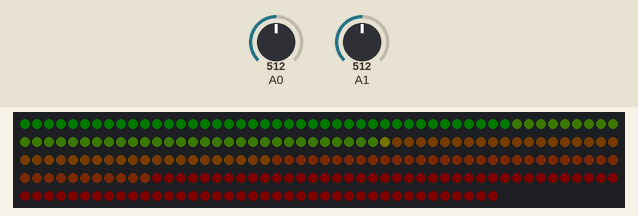
This sketch was run on a simulated Arduino Uno, built with avr-gcc and run on an emulated ATmega328P. Shown: 240 RGB LEDs in strip order, left to right, continuing on the next row. The test bench sets the inputs (shaded band); at power-on: A0 = 512, A1 = 512. Dim RGB values are drawn brighter than linear.

Above: at 1.1 s.
At 6.3 s:
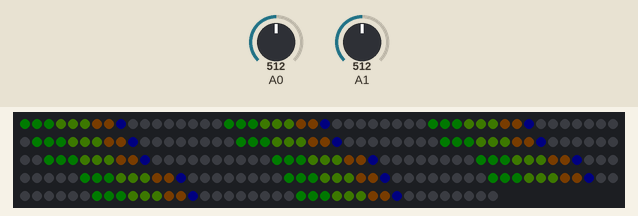
6.4 s: A0 set to 585
8.8 s: A0 set to 609
11.8 s: A1 set to 716
At 12.7 s:
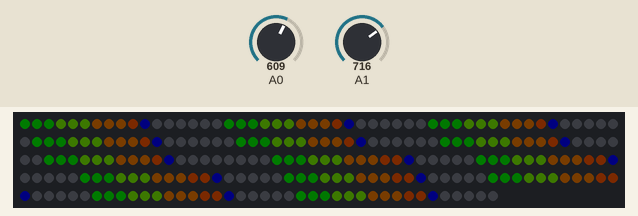
13.3 s: A1 set to 900
15.9 s: A0 set to 511
At 17.3 s:
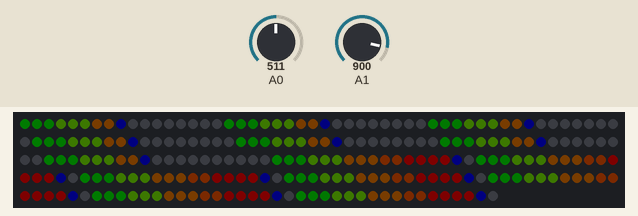
18.2 s: A1 set to 617
At 20.2 s:
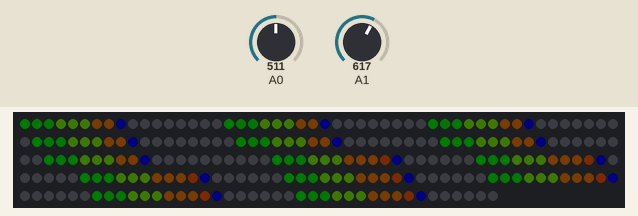
20.5 s: A1 set to 586
Timing chart, 0 to 23.1 s (numbered marks = the images above; inputs shaded):
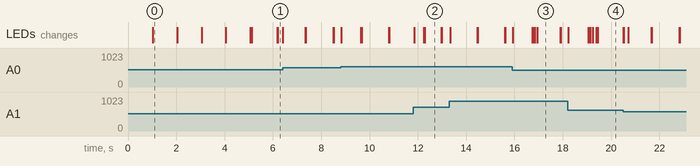

The sketch:

Spectrum_Analyser_MSGEQ7_LED.ino
```cpp
//  ===========================================================================
//  Arduino Stereo Audio Spectrum Analyser using MSGEQ7 and LED strip.
//  ===========================================================================
/*
    Copyright 2017 Darren Faulke <darren@alidaf.co.uk>

    This program is free software; you can redistribute it and/or modify
    it under the terms of the GNU General Public License as published by
    the Free Software Foundation, either version 2 of the License, or
    (at your option) any later version.

    This program is distributed in the hope that it will be useful,
    but WITHOUT ANY WARRANTY; without even the implied warranty of
    MERCHANTABILITY or FITNESS FOR A PARTICULAR PURPOSE.  See the
    GNU General Public License for more details.

    You should have received a copy of the GNU General Public License
    along with this program. If not, see <http://www.gnu.org/licenses/>.
*/
//  ===========================================================================
/*
    This project requires an MSGEQ7 IC for each audio channel.
    See Circuit.txt for an example circuit.
*/
//  ===========================================================================

//  ===========================================================================
//  Defines.
//  ===========================================================================

//  Debug output --------------------------------------------------------------
/*
    This setting toggles some debugging output via the serial port.
*/
#define DEBUG        0 // Print debug info to serial console.
#define MSGEQ7_PRINT 0 // Print MSGEQ7 data to serial console.

//  MSGEQ7 --------------------------------------------------------------------

// Note pins 0-7 are on PORTD while pins 8-13 are on PORTB.
#define MSGEQ7_STROBE   6 // Arduino digital pin for MSGEQ7 strobe.
#define MSGEQ7_RESET    7 // Arduino digital pin for MSGEQ7 reset.

#define MSGEQ7_BINS     7 // Number of frequency bands.
#define MSGEQ7_CHANNELS 2 // Number of audio channels (1 MSGEQ7 for each).
#define MSGEQ7_MAX   1023 // Max value for MSGEQ7 output (5V).

//  LED strip -----------------------------------------------------------------

// Note pins 0-7 are on PORTD while pins 8-13 are on PORTB.
#define LED_DATA        10 // Data pin for WS2812 LED strip.
#define LED_COLOUR     GRB // Colour order for LED strip.

#define LED_BRIGHT       5 // Initial LED brightness.
#define LED_REFRESH   5000 // Initial refresh time for LEDs (us).
#define LED_SCALE        1 // Scale factor for MSGEQ7 output.
#define LED_GAP          2 // Number of LEDS skipped between channels.
#define LED_COUNT       17 // Number of LEDS representing each band.
#define LED_HOLD        30 // Number of cycles to sustain peak values.
#define LED_DECAY        2 // Number of cycles before dropping peak level.
#define LED_DEVICE WS2812B // FastLED device name.
#define LED_NUM MSGEQ7_CHANNELS * MSGEQ7_BINS * LED_COUNT + LED_GAP

//  Colours -------------------------------------------------------------------
/*
#define RED   0xff0000
#define GREEN 0x00ff00
#define BLUE  0x0000ff
#define AMBER 0xfeff00
#define GREY1 0xf0f0f0
#define GREY2 0x0f0f0f
#define BLACK 0x000000
*/
#define COLOUR_BASE CRGB::Green // Base level colour.
#define COLOUR_PEAK CRGB::Red   // Peak level colour.
#define COLOUR_HOLD CRGB::Blue  // Peak hold colour.
#define COLOUR_VOID CRGB::Black // Void colour.

//  ADC -----------------------------------------------------------------------

#define ADC_CHANNELS 6 // Maximum number of ADC channels.

//  Bit tweaking macros --------------------------------------------------------

#define bitset( reg, bit ) ( reg |= ( 1 << bit ))   // Set register bit
#define bitclr( reg, bit ) ( reg &= ~( 1 << bit ))  // Clear register bit.
#define bittst( reg, bit ) ( reg & ( 1 << bit ))    // Test register bit.

//  ===========================================================================
//  Includes.
//  ===========================================================================

#include <Arduino.h>
#include <FastLED.h>

//  ===========================================================================
//  Global variables.
//  ===========================================================================

volatile uint16_t MSGEQ7_data[MSGEQ7_CHANNELS][MSGEQ7_BINS];

volatile uint8_t LED_mean_level[MSGEQ7_CHANNELS][MSGEQ7_BINS];
volatile uint8_t LED_peak_level[MSGEQ7_CHANNELS][MSGEQ7_BINS];
volatile uint8_t LED_peak_count[MSGEQ7_CHANNELS][MSGEQ7_BINS];
volatile uint8_t LED_hold_count[MSGEQ7_CHANNELS][MSGEQ7_BINS];

// ADC assignments.
const byte admux[ADC_CHANNELS] = { ADC0D, ADC1D, ADC2D, ADC3D, ADC4D, ADC5D };

#if MSGEQ7_CHANNELS > ADC_CHANNELS
  #define MSGEQ7_CHANNELS ADC_CHANNELS
#endif

CRGB leds[LED_NUM];

byte brightness = LED_BRIGHT;  // Set initial LED brightness.
long refresh    = LED_REFRESH; // Set initial time (uS) between updates.

uint16_t led_level = (uint16_t)( MSGEQ7_MAX / ( LED_COUNT * LED_SCALE ));

// Colour reference table for vertical meter scale.
uint32_t LED_colours[LED_COUNT];

//  ===========================================================================
//  Code.
//  ===========================================================================

//  ---------------------------------------------------------------------------
//  Initialises the ADC registers and LED.
//  ---------------------------------------------------------------------------
void setup( void )
{

  if ( DEBUG | MSGEQ7_PRINT ) Serial.begin( 115200 );

  if ( DEBUG ) Serial.println( "Starting Initialisation" );

  // ADCSRA.
  ADCSRA = B10000101;

  // ADEN  - 1  // Enable ADC.
  // ADSC  - 0  // Disable conversions.
  // ADATE - 0  // Disable ADC auto trigger.
  // ADIF  - 0  // Set by hardware
  // ADIE  - 0  // Enable interrupt.
  // ADPS2 - 1  // }
  // ADPS1 - 0  // }- ADC prescaler (See table below).
  // ADPS0 - 1  // }
/*
    ,-----------------,
    |   ADPSn   | Div |
    | 2 | 1 | 0 |     |
    |---+---+---+-----|
    | 0 | 0 | 0 |   2 |
    | 0 | 0 | 1 |   2 |
    | 0 | 1 | 0 |   4 |
    | 0 | 1 | 1 |   8 |
    | 1 | 0 | 0 |  16 |
    | 1 | 0 | 1 |  32 |
    | 1 | 1 | 0 |  64 |
    | 1 | 1 | 1 | 128 |
    '-----------------'
*/

  // ADCSRB.
  ADCSRB = B00000000;

  // N/A        //
  // ACME  - 0  // Disable Analogue Comparator Mux.
  // N/A        //
  // N/A        //
  // N/A        //
  // ADTS2 - 0  // }
  // ADTS1 - 0  // }- Free Running Mode.
  // ADTS0 - 0  // }

  // ADMUX.
  ADMUX = B01000000;

  // REFS1 - 0  // }- Use Vcc as reference.
  // REFS0 - 1  // }
  // ADLAR - 0  // Right adjust ADC results (10-bit mode).
  // N/A        //
  // MUX3  - 0  // }
  // MUX2  - 0  // }- ADC input 0.
  // MUX1  - 0  // }
  // MUX0  - 0  // }

/*
  Turning off some functions can reduce power consumption and reduce noise:
  Timer0 is an 8-bit timer used for Arduino functions such as delay(),
  millis() and micros().
  DIDR0 and DIDR1 are digital input buffers that share circuitry with the
  ADC. Disabling them reduces noise.
*/

  // TIMSK0.
  TIMSK0 - B00000000;

  // N/A        //
  // N/A        //
  // N/A        //
  // N/A        //
  // N/A        //
  // OCIE0B - 0 // Disable timer output compare B interrupt.
  // OCIE0A - 0 // Disable timer output compare A interrupt.
  // TOIE0  - 0 // Disable timer overflow interrupt.

  // DIDR0.
  DIDR0 = B00111111;

  // N/A        // }- Pins ADC7D & ADC6D do not have input buffers.
  // N/A        // }
  // ADC5D - 1  // Disable digital input ADC5.
  // ADC4D - 1  // Disable digital input ADC4.
  // ADC3D - 1  // Disable digital input ADC3.
  // ADC2D - 1  // Disable digital input ADC2.
  // ADC1D - 1  // Disable digital input ADC1.
  // ADC0D - 1  // Disable digital input ADC0.

  // DIDR1.
  DIDR1 = B00000011;

  // N/A        //
  // N/A        //
  // N/A        //
  // N/A        //
  // N/A        //
  // N/A        //
  // ACIS1 - 1  // Disable digital input AIN1D.
  // ACIS0 - 1  // Disable digital input AIN0D.

  if ( DEBUG ) Serial.println( "ADC Registers set." );

  // Clear MSGEQ7 buffers.
  memset( (void *) MSGEQ7_data,    0, sizeof( MSGEQ7_data ));
  memset( (void *) LED_mean_level, 0, sizeof( LED_mean_level ));
  memset( (void *) LED_peak_level, 0, sizeof( LED_peak_level ));
  memset( (void *) LED_peak_count, 0, sizeof( LED_peak_count ));
  memset( (void *) LED_hold_count, 0, sizeof( LED_hold_count ));

  if ( DEBUG ) Serial.println( "ADC buffers cleared." );

  // Initialise MSGEQ7.
  bitset( DDRD, MSGEQ7_RESET );  // Set pin as output.
  bitset( DDRD, MSGEQ7_STROBE ); // Set pin as output.

  if ( DEBUG ) Serial.println( "MSGEQ7 initialised." );

  // Initialise LED strip.
//  delay( 3000 ); // Safety delay for power-up.
  FastLED.addLeds<LED_DEVICE, LED_DATA, LED_COLOUR>( leds, LED_NUM );
  FastLED.setBrightness( LED_BRIGHT );

  if ( DEBUG ) Serial.println( "LED strip initialised." );

  // Set up colour table for vertical meter scale.
  uint16_t i;
  uint16_t  r1, r2, g1, g2, b1, b2; // Need to be
  uint32_t  r, g, b;

  r1 = ( COLOUR_BASE >> 16 ) & 0x00ff;
  r2 = ( COLOUR_PEAK >> 16 ) & 0x00ff;
  g1 = ( COLOUR_BASE >>  8 ) & 0x00ff;
  g2 = ( COLOUR_PEAK >>  8 ) & 0x00ff;
  b1 = ( COLOUR_BASE >>  0 ) & 0x00ff;
  b2 = ( COLOUR_PEAK >>  0 ) & 0x00ff;

  // Need to add weight factors to bias RGB colours.

  for ( i = 0; i < LED_COUNT; i++ )
  {
    r = r1 + i * ( r2 - r1 ) / ( LED_COUNT - 1 );
    g = g1 + i * ( g2 - g1 ) / ( LED_COUNT - 1 );
    b = b1 + i * ( b2 - b1 ) / ( LED_COUNT - 1 );
    LED_colours[i] = (( r << 16 ) & 0xff0000 ) +
                     (( g <<  8 ) & 0x00ff00 ) +
                     (( b <<  0 ) & 0x0000ff );
  }

  if ( DEBUG )
  {
    Serial.println( "LED colour scale defined:" );
    for ( i = 0; i < LED_COUNT; i++ )
    {
      Serial.print( i );
      Serial.print( " " );
      Serial.println( LED_colours[i], HEX );
    }
  }

  // Basic LED test - light up first 3 LEDs.
  leds[0] = CRGB::Green;
  leds[1] = CRGB::Yellow;
  leds[2] = CRGB::Red;
  FastLED.show();
  delay( 1000 );

  fill_gradient_RGB( leds, 0, CRGB::COLOUR_BASE, LED_NUM - 1, CRGB::COLOUR_PEAK );
  FastLED.show();
  delay( 1000 );

  fill_solid( leds, LED_NUM, COLOUR_BASE );
  FastLED.show();
  delay( 1000 );

  fill_solid( leds, LED_NUM, COLOUR_PEAK );
  FastLED.show();
  delay( 1000 );

  fill_solid( leds, LED_NUM, COLOUR_HOLD );
  FastLED.show();
  delay( 1000 );

  // Wipe LED strip.
  fill_solid( leds, LED_NUM, COLOUR_VOID );
  FastLED.show();
  delay( 50 );

  if ( DEBUG )
  {
    Serial.println( "Levels have been set to:" );
    for ( uint8_t i = 0; i < LED_COUNT; i++ )
    {
      Serial.print( "Level " );
      Serial.print( i );
      Serial.print( " = " );
      Serial.print( i * led_level );
      Serial.print( " - " );
      Serial.println(( i + 1 ) * led_level );
    }
  }

  if ( DEBUG ) Serial.println( "Initialisation complete." );

}

//  ---------------------------------------------------------------------------
//  Reads data from MSGEQ7s via ADCs.
//  ---------------------------------------------------------------------------
void MSGEQ7_get_data( void )
{
  uint8_t  channel;
  uint8_t  bin;

  uint8_t  adcl, adch;
  uint16_t adcx;

  // Reset MSGEQ7.
  bitset( PORTD, MSGEQ7_RESET );
  bitclr( PORTD, MSGEQ7_RESET );
  delayMicroseconds( 75 );

  for ( bin = 0; bin < MSGEQ7_BINS; bin++ )
  {
    bitclr( PORTD, MSGEQ7_STROBE );
//    digitalWrite( MSGEQ7_STROBE, LOW );
    delayMicroseconds( 40 );

    for ( channel = 0; channel < MSGEQ7_CHANNELS; channel++ )
    {

      ADMUX = ( ADMUX & 0xf8 ) | ( admux[channel] & 0x0f );
      bitset( ADCSRA, ADSC ); // Start ADC conversion.
      while bittst( ADCSRA, ADSC );
      adcl = ADCL;
      adch = ADCH;
      adcx = (( adch << 8 ) | adcl );
      MSGEQ7_data[channel][bin] = adcx;

    }
    bitset( PORTD, MSGEQ7_STROBE );
    delayMicroseconds( 10 );

  }
}
//  ---------------------------------------------------------------------------
//  Updates LED levels.
//  ---------------------------------------------------------------------------
void update_levels( void )
{
  uint8_t channel;
  uint8_t bin;

  uint8_t mean;
  uint8_t peak;

  if ( DEBUG ) Serial.println( "update_levels called." );

  for ( channel = 0; channel < MSGEQ7_CHANNELS; channel++ )
  {
    for ( bin = 0; bin < MSGEQ7_BINS; bin++ )
    {
      for ( mean = LED_COUNT - 1; mean > 0; mean-- )
      {
        if ( MSGEQ7_data[channel][bin] >= mean * led_level ) break;
      }
      LED_mean_level[channel][bin] = mean;

      // Compare mean level against peak and hold if greater.
      if ( mean > LED_peak_level[channel][bin] )
      {
        LED_peak_level[channel][bin] = mean;
        LED_hold_count[channel][bin] = LED_HOLD;
      }
      else
      {
        // If hold count = 0 then peak level is decaying.
        if ( LED_hold_count[channel][bin] == 0 )
        {
          // if decay count = 0 then move level down and reset count
          if ( LED_peak_count[channel][bin] == 0 )
          {
            if ( LED_peak_level[channel][bin] > 0 )
            {
              LED_peak_level[channel][bin]--;
            }
            LED_peak_count[channel][bin] = LED_DECAY;
          }
          else
          {
            LED_peak_count[channel][bin]--;
          }
        }
        else
        {
          LED_hold_count[channel][bin]--;
        }
      }
    }
  }

  if ( DEBUG )
  {
    Serial.println( "LED levels:" );
    for ( channel = 0; channel < MSGEQ7_CHANNELS; channel++ )
    {
      for ( bin = 0; bin < MSGEQ7_BINS; bin++ )
      {
        Serial.print( "Channel " );
        Serial.print( channel );
        Serial.print( ", Bin " );
        Serial.print( bin );
        Serial.print( ", Mean " );
        Serial.print( MSGEQ7_data[channel][bin] );
        Serial.print( " (" );
        Serial.print( LED_mean_level[channel][bin] );
        Serial.print( ") (" );
        Serial.print( LED_peak_level[channel][bin] );
        Serial.print( ")" );
        Serial.println();
      }
    }
  }
}
//  ---------------------------------------------------------------------------
//  Updates LED string.
//  ---------------------------------------------------------------------------
void LED_update( void )
{
  uint8_t channel;
  uint8_t bin;

  uint8_t mean;
  uint8_t peak;
  uint8_t led_write;

  uint16_t pos;
  uint16_t base;
  uint16_t index;

  if ( DEBUG ) Serial.println( "update_LED called." );

  for ( channel = 0; channel < MSGEQ7_CHANNELS; channel++ )
  {
    base = channel * ( MSGEQ7_BINS * LED_COUNT + LED_GAP );
    for ( bin = 0; bin < MSGEQ7_BINS; bin++ )
    {
      index = base + bin * LED_COUNT;

      mean = LED_mean_level[channel][bin];
      peak = LED_peak_level[channel][bin];

      fill_gradient_RGB( leds, index, COLOUR_BASE,
                               index + LED_COUNT - 1, COLOUR_PEAK );

      fill_solid( &( leds[index+mean] ), LED_COUNT - mean, COLOUR_VOID );

      // Add peak level
      leds[index + peak] = COLOUR_HOLD;
    }
  }
  FastLED.show();
  delay( 20 );
}

//  ---------------------------------------------------------------------------
//  Debugging MSGEQ7 output - serial monitor.
//  ---------------------------------------------------------------------------
void MSGEQ7_print( void )
{
  uint8_t channel; // MSGEQ7 channel counter.
  uint8_t bin;     // MSGEQ7 bin counter.

  if ( DEBUG ) Serial.println( "MSGEQ7_print called." );

  for ( channel = 0; channel < MSGEQ7_CHANNELS; channel++ )
  {
    Serial.print( "MSGEQ7 output for Channel " );
    Serial.print( channel );
    Serial.println( ":" );
    for ( bin = 0; bin < MSGEQ7_BINS; bin++ )
    {
      Serial.print( MSGEQ7_data[channel][bin] );
      Serial.print( ", " );
    }
    Serial.println();
  }
}

//  ---------------------------------------------------------------------------
//  Main loop.
//  ---------------------------------------------------------------------------
void loop( void )
{

  MSGEQ7_get_data();

  if ( MSGEQ7_PRINT ) MSGEQ7_print();
  update_levels();
  LED_update();

}

// Set up palette for meter levels.
DEFINE_GRADIENT_PALETTE( base_to_peak )
{
  0,               0, 255,  0,
  LED_COUNT - 1, 255,   0,  0,
  255,             0,   0,  0
};
```

Measured:
- after the input at 11.8 s, the LEDs: change after 0.05 s (image 2)
- after the input at 15.9 s, the LEDs: first change at once (image 3 shows a later state)
- what the display in image 0 shows lasts 1.0 s, from 1.0 s to 2.0 s
